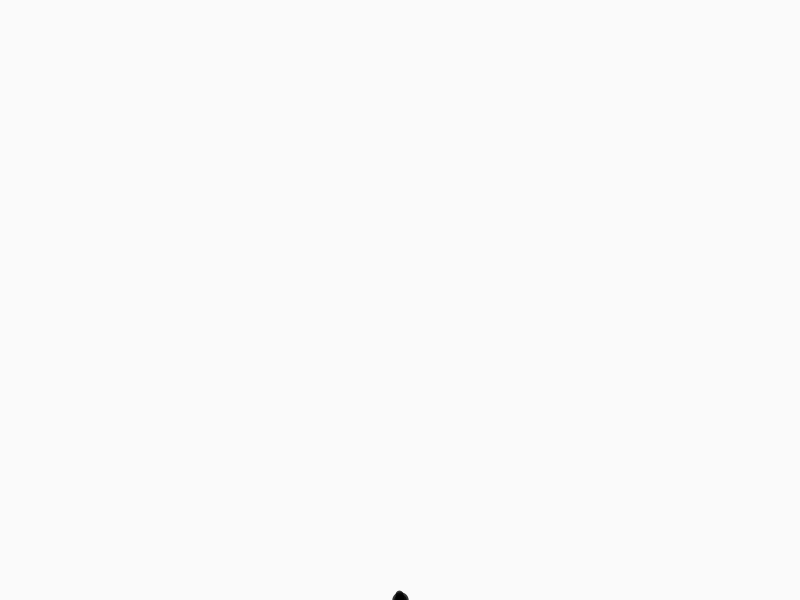
Frame 1 (no input)
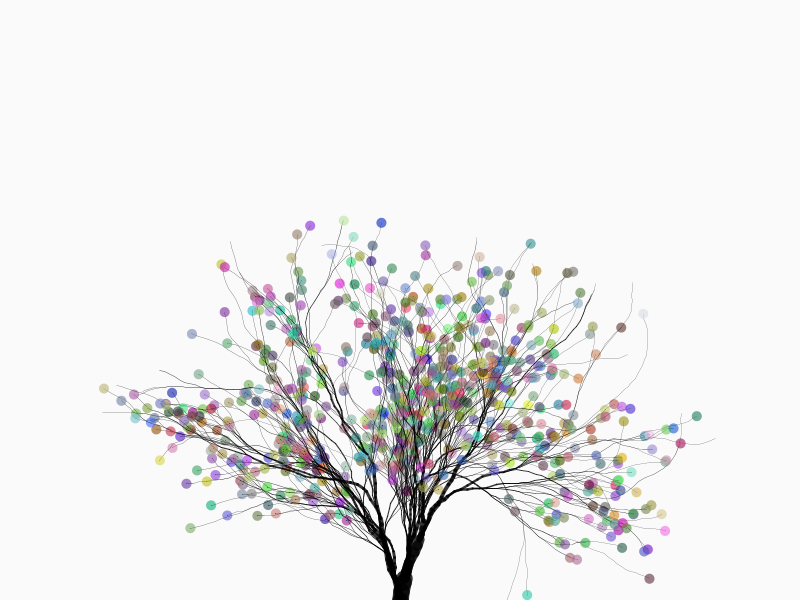
Frame 60 (the mouse pressed at the canvas centre just before this capture)
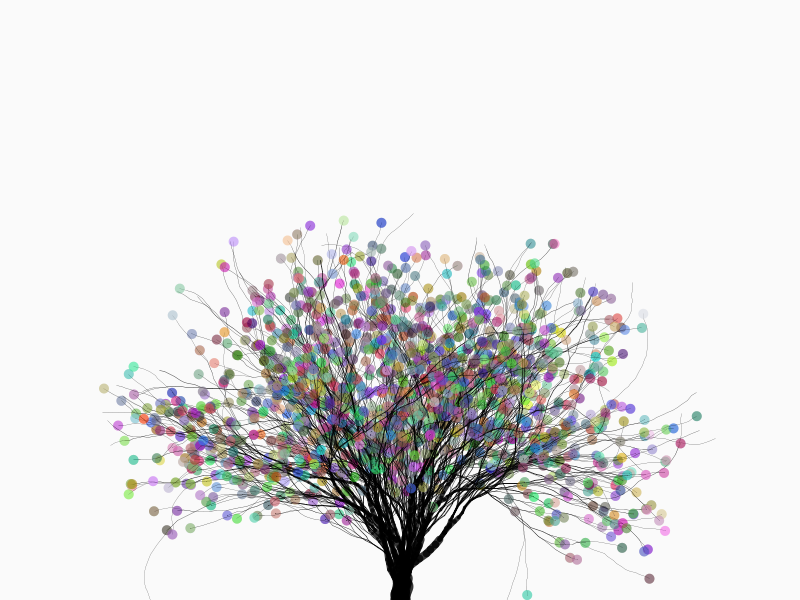
Frame 120 (the mouse held since frame 60 and released just before this capture)

The Processing sketch that drew these frames (run headless with seeded random() and noise(); from frame 60 on, the mouse is pressed at the canvas centre):

// Processing sketch: RainbowTree
// ── RainbowTree.pde

pathfinder[] paths;
int num;
static int count;
void setup() {
  size(800, 600);
  background(250);
  ellipseMode(CENTER);
  stroke(0, 0, 0, 200);
  smooth();
  num = 2;
  count = 0;
  paths = new pathfinder[num];
  for(int i = 0; i < num; i++) paths[i] = new pathfinder();
}

void draw() {
  println(count);
//  println(paths.length);
  for (int i = 0; i < paths.length; i++) {
    PVector loc = paths[i].location;
    PVector lastLoc = paths[i].lastLocation;
    strokeWeight(paths[i].diameter);
    line(lastLoc.x, lastLoc.y, loc.x, loc.y);
    paths[i].update();
  }
}
void mousePressed() {
  background(250);
  count = 0;
  paths = new pathfinder[num];
  for(int i = 0; i < num; i++) paths[i] = new pathfinder();

}
// ── PathFinder.pde
class pathfinder {
  PVector lastLocation;
  PVector location;
  PVector velocity;
  float diameter;
  boolean isFinished;
  pathfinder() {
    location = new PVector(width/2, height);
    lastLocation = new PVector(location.x, location.y);
    velocity = new PVector(0, -10);
    diameter = random(10, 20);
    isFinished = false;
  }
  pathfinder(pathfinder parent) {
    location = parent.location.get();
    lastLocation = parent.lastLocation.get();
    velocity = parent.velocity.get();
    diameter = parent.diameter * 0.62;
    isFinished = parent.isFinished;
    parent.diameter = diameter;
  }
  void update() {
    
    if(location.x > -10 & location.x < width + 10 & location.y > -10 & location.y < height + 10) {
      lastLocation.set(location.x, location.y);
      if (diameter > 0.2) {
        count ++;
        PVector bump = new PVector(random(-1, 1), random(-1, 1));
        velocity.normalize();
        bump.mult(0.2);
        velocity.mult(0.8);
        velocity.add(bump);
        velocity.mult(random(5, 10));
        location.add(velocity);
        if (random(0, 1) < 0.2) { // control length
          paths = (pathfinder[]) append(paths, new pathfinder(this));
        }
      } else {
        if(!isFinished) {
          isFinished = true;
          noStroke();
          fill(random(255), random(255), random(255), 100);
          ellipse(location.x, location.y, 10, 10);
          stroke(0, 0, 0, 200);
        }
      }
    }
  }
}
